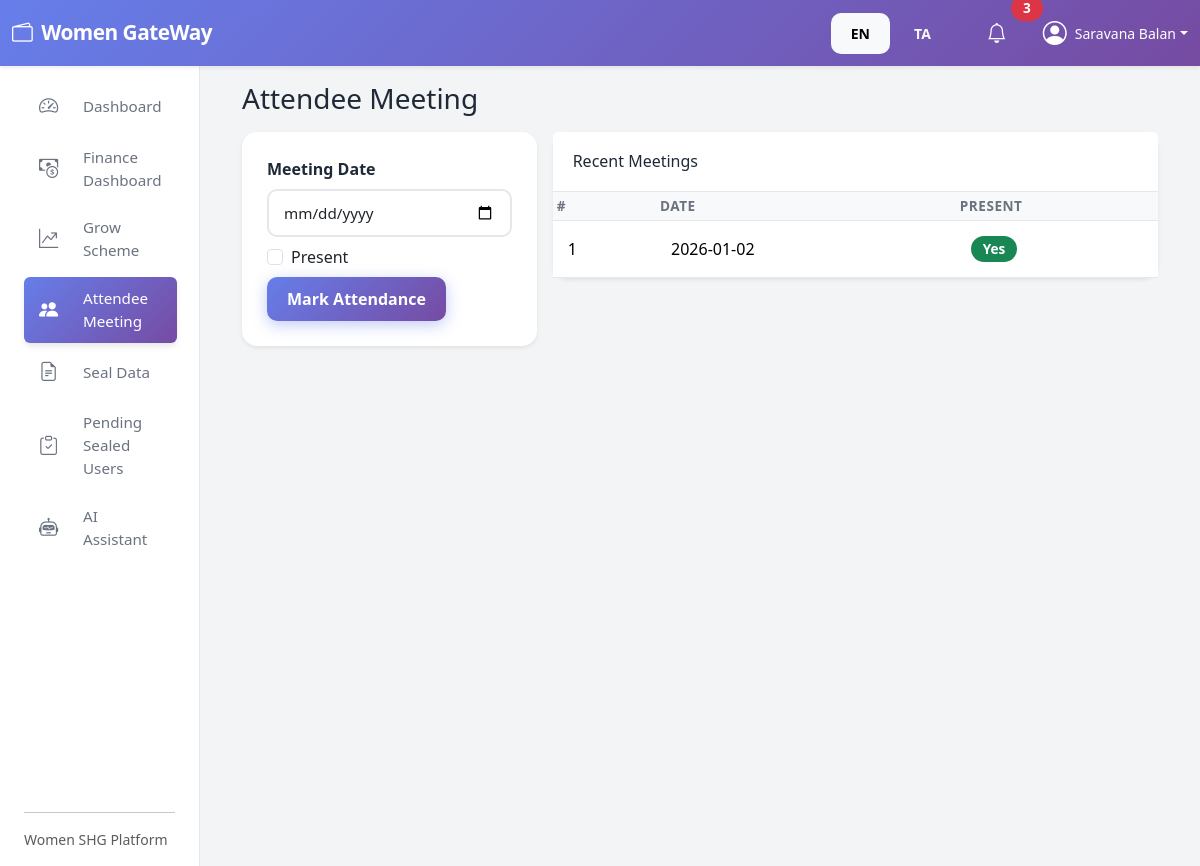
Screenshot of /user/attendance (signed in) with the database file from the repository.
### models.py (models this page shows, shortened)
class User(UserMixin, db.Model):
    __tablename__ = "users"
    id = db.Column(db.Integer, primary_key=True)
    full_name = db.Column(db.String(120), nullable=False)
    email = db.Column(db.String(120), unique=True, nullable=False, index=True)
    phone = db.Column(db.String(20))
    password_hash = db.Column(db.String(255), nullable=False)
    role = db.Column(db.String(20), default="USER", nullable=False)
    aadhaar_number = db.Column(db.String(12))
    pan_number = db.Column(db.String(10))
    address = db.Column(db.String(255))
    bank_account_number = db.Column(db.String(32))
    ifsc_code = db.Column(db.String(20))
    gender = db.Column(db.String(20))
    age = db.Column(db.Integer)
    join_date = db.Column(db.Date, default=date.today)
    join_date = db.Column(db.Date, default=date.today)
    email_verified = db.Column(db.Boolean, default=False)
    savings = db.relationship("Savings", backref="user", lazy="dynamic")
    loans = db.relationship("Loan", backref="user", lazy="dynamic")
    attendance_records = db.relationship("Attendance", backref="user", lazy="dynamic")
    def is_admin(self):
        return self.role.upper() == "ADMIN"

class Attendance(db.Model):
    __tablename__ = "attendance"
    id = db.Column(db.Integer, primary_key=True)
    user_id = db.Column(db.Integer, db.ForeignKey("users.id"), nullable=False)
    meeting_date = db.Column(db.Date, default=date.today, nullable=False)
    present = db.Column(db.Boolean, default=True, nullable=False)

### user.py (the view, shortened to what this page needs)
@user_bp.route("/attendance", methods=["GET", "POST"])
@login_required
def attendee_meeting():
    form = AttendanceForm()
    records = (
        Attendance.query.filter_by(user_id=current_user.id)
        .order_by(Attendance.meeting_date.desc())
        .all()
    )
    return render_template("user/attendee_meeting.html", form=form, records=records)

### forms.py
class AttendanceForm(FlaskForm):
    meeting_date = DateField('Meeting Date', validators=[DataRequired()])
    present = BooleanField('Present')
    submit = SubmitField('Record Attendance')

### templates/user/attendee_meeting.html (shortened to what this page needs)
{% extends "base.html" %}
{% block content %}
<div class="container-fluid">
    <h3 class="mb-3">{{ t('Attendee Meeting') }}</h3>
    <div class="row g-3">
        <div class="col-md-4">
            <div class="card shadow-sm">
                <div class="card-body">
                    <form method="POST">
                        <div class="mb-2">
                            {{ form.meeting_date.label(class="form-label") }}
                            {{ form.meeting_date(class="form-control") }}
                        </div>
                        <div class="form-check mb-2">
                            {{ form.present(class="form-check-input") }}
                            {{ form.present.label(class="form-check-label") }}
                        </div>
                        <button class="btn btn-primary">{{ t('Mark Attendance') }}</button>
                    </form>
                </div>
            </div>
        </div>
        <div class="col-md-8">
            <div class="card shadow-sm">
                <div class="card-header bg-white">
                    <h6 class="mb-0">{{ t('Recent Meetings') }}</h6>
                </div>
                <div class="card-body p-0">
                    <table class="table table-sm mb-0">
                        <thead class="table-light">
                            <tr>
                                <th>#</th>
                                <th>{{ t('Date') }}</th>
                                <th>{{ t('Present') }}</th>
                            </tr>
                        </thead>
                        <tbody>
                            {% for r in records %}
                            <tr>
                                <td>{{ loop.index }}</td>
                                <td>{{ r.meeting_date }}</td>
                                <td>
                                    {% if r.present %}
                                        <span class="badge bg-success">{{ t('Yes') }}</span>
                                    {% else %}
                                        <span class="badge bg-danger">{{ t('No') }}</span>
                                    {% endif %}
                                </td>
                            </tr>
                            {% else %}
                            <tr>
                                <td colspan="3" class="text-center text-muted py-3">
                                    {{ t('No records yet.') }}
                                </td>
                            </tr>
                            {% endfor %}
                        </tbody>
                    </table>
                </div>
            </div>
        </div>
    </div>
</div>
{% endblock %}

### templates/base.html (shortened to what this page needs)
<!doctype html>
<html lang="{{ 'ta' if lang == 'ta' else 'en' }}">
<head>
    <link href="https://cdn.jsdelivr.net/npm/bootstrap@5.3.3/dist/css/bootstrap.min.css" rel="stylesheet">
    <link href="https://cdn.jsdelivr.net/npm/bootstrap-icons@1.11.3/font/bootstrap-icons.css" rel="stylesheet">
</head>
<body class="bg-light">
<nav class="navbar navbar-expand-lg navbar-dark top-navbar shadow-sm">
    <div class="container-fluid">
        <a class="navbar-brand fw-bold" href="#">
            <i class="bi bi-wallet2 me-1"></i> Women GateWay
        </a>
        <div class="d-flex align-items-center ms-auto">
            <div class="me-3">
                <a href="?lang=en" class="btn btn-sm btn-outline-light {% if lang == 'en' %}active{% endif %}">EN</a>
                <a href="?lang=ta" class="btn btn-sm btn-outline-light {% if lang == 'ta' %}active{% endif %}">TA</a>
            </div>
            <button class="btn btn-link text-white position-relative me-3">
                <i class="bi bi-bell fs-5"></i>
                <span class="position-absolute top-0 start-100 translate-middle badge rounded-pill bg-danger">3</span>
            </button>
            {% if current_user.is_authenticated %}
            <div class="dropdown">
                <a class="d-flex align-items-center text-white text-decoration-none dropdown-toggle" href="#" id="profileDropdown" data-bs-toggle="dropdown" aria-expanded="false">
                    <i class="bi bi-person-circle fs-4 me-2"></i>
                    <span class="small">{{ current_user.full_name }}</span>
                </a>
            </div>
            {% endif %}
        </div>
    </div>
</nav>
<div class="container-fluid">
    <div class="row flex-nowrap">
        {% if current_user.is_authenticated %}
        <div class="col-auto col-md-3 col-xl-2 px-sm-2 px-0 sidebar bg-white shadow-sm">
            <div class="d-flex flex-column align-items-sm-start px-3 pt-3 min-vh-100">
                {% if current_user.is_admin() %}
                <ul class="nav nav-pills flex-column mb-sm-auto mb-0 w-100" id="menu">
                    <li class="nav-item">
                        <a href="{{ url_for('admin.admin_dashboard') }}" class="nav-link sidebar-link {% if request.endpoint == 'admin.admin_dashboard' %}active{% endif %}">
                            <i class="bi bi-speedometer2 me-2"></i><span>{{ t('Dashboard') }}</span>
                        </a>
                    </li>
                    <li>
                        <a href="{{ url_for('admin.subadmin_list') }}" class="nav-link sidebar-link {% if 'subadmin' in request.endpoint %}active{% endif %}">
                            <i class="bi bi-people me-2"></i><span>{{ t('Subadmin Management') }}</span>
                        </a>
                    </li>
                    <li>
                        <a href="{{ url_for('admin.durable_payments') }}" class="nav-link sidebar-link {% if 'durable_payments' in request.endpoint %}active{% endif %}">
                            <i class="bi bi-credit-card-2-front me-2"></i><span>{{ t('Durable Payments') }}</span>
                        </a>
                    </li>
                </ul>
                {% else %}
                <ul class="nav nav-pills flex-column mb-sm-auto mb-0 w-100" id="menu-user">
                    <li class="nav-item">
                        <a href="{{ url_for('user.user_dashboard') }}" class="nav-link sidebar-link {% if request.endpoint == 'user.user_dashboard' %}active{% endif %}">
                            <i class="bi bi-speedometer2 me-2"></i><span>{{ t('Dashboard') }}</span>
                        </a>
                    </li>
                    <li>
                        <a href="{{ url_for('user.finance_dashboard') }}" class="nav-link sidebar-link {% if 'finance_dashboard' in request.endpoint %}active{% endif %}">
                            <i class="bi bi-cash-coin me-2"></i><span>{{ t('Finance Dashboard') }}</span>
                        </a>
                    </li>
                    <li>
                        <a href="{{ url_for('user.grow_scheme') }}" class="nav-link sidebar-link {% if 'grow_scheme' in request.endpoint %}active{% endif %}">
                            <i class="bi bi-graph-up-arrow me-2"></i><span>{{ t('Grow Scheme') }}</span>
                        </a>
                    </li>
                    <li>
                        <a href="{{ url_for('user.attendee_meeting') }}" class="nav-link sidebar-link {% if 'attendee_meeting' in request.endpoint %}active{% endif %}">
                            <i class="bi bi-people-fill me-2"></i><span>{{ t('Attendee Meeting') }}</span>
                        </a>
                    </li>
                    <li>
                        <a href="{{ url_for('user.seal_data') }}" class="nav-link sidebar-link {% if 'seal_data' in request.endpoint %}active{% endif %}">
                            <i class="bi bi-file-earmark-text me-2"></i><span>{{ t('Seal Data') }}</span>
                        </a>
                    </li>
                    <li>
                        <a href="{{ url_for('user.pending_sealed') }}" class="nav-link sidebar-link {% if 'pending_sealed' in request.endpoint %}active{% endif %}">
                            <i class="bi bi-clipboard-check me-2"></i><span>{{ t('Pending Sealed Users') }}</span>
                        </a>
                    </li>
                    <li>
                        <a href="{{ url_for('user.bot') }}" class="nav-link sidebar-link {% if 'bot' in request.endpoint %}active{% endif %}">
                            <i class="bi bi-robot me-2"></i><span>{{ t('AI Assistant') }}</span>
                        </a>
                    </li>
                </ul>
                {% endif %}
                <hr class="w-100">
                <p class="small text-muted mb-3">Women SHG Platform</p>
            </div>
        </div>
        {% endif %}
        <main class="col py-3 main-content">
            {% block content %}{% endblock %}
        </main>
    </div>
</div>
</body>
</html>

### templates/base.html (style rules this page uses)
:root { --primary-gradient: linear-gradient(135deg, #667eea 0%, #764ba2 100%); --primary-color: #667eea; --secondary-color: #764ba2; --success-color: #10b981; --warning-color: #f59e0b; --danger-color: #ef4444; --info-color: #3b82f6; --text-primary: #1f2937; --text-secondary: #6b7280; --bg-light: #f9fafb; --bg-lighter: #f3f4f6; --border-color: #e5e7eb; --shadow-sm: 0 1px 2px 0 rgba(0, 0, 0, 0.05); --shadow-md: 0 4px 6px -1px rgba(0, 0, 0, 0.1); --shadow-lg: 0 10px 15px -3px rgba(0, 0, 0, 0.1); }
* { margin: 0; padding: 0; box-sizing: border-box; }
body { font-family: 'Segoe UI', Tahoma, Geneva, Verdana, sans-serif; color: var(--text-primary); background-color: var(--bg-lighter); }
.top-navbar { background: var(--primary-gradient); box-shadow: var(--shadow-md); border-bottom: none; }
.top-navbar .navbar-brand { font-size: 1.3rem; font-weight: 700; letter-spacing: -0.5px; }
.top-navbar .btn-link { color: white !important; text-decoration: none; }
.sidebar { background-color: white; border-right: 1px solid var(--border-color); box-shadow: var(--shadow-sm); min-height: 100vh; }
.sidebar-link { color: var(--text-secondary); border-radius: 10px; padding: 10px 15px; margin-bottom: 5px; display: flex; align-items: center; gap: 12px; font-size: 0.95rem; font-weight: 500; transition: all 0.3s ease; text-decoration: none; }
.sidebar-link i { font-size: 1.2rem; min-width: 24px; }
.sidebar-link.active { background: var(--primary-gradient); color: white; box-shadow: var(--shadow-md); }
.main-content { background-color: var(--bg-lighter); min-height: calc(100vh - 56px); padding: 30px; }
.card { border: none; border-radius: 15px; box-shadow: var(--shadow-md); transition: all 0.3s ease; }
.card-header { background-color: white; border-bottom: 1px solid var(--border-color); border-radius: 15px 15px 0 0; padding: 20px; font-weight: 600; color: var(--text-primary); }
.card-body { padding: 25px; }
.table { color: var(--text-primary); }
.table thead { background-color: var(--bg-light); }
.table thead th { border-color: var(--border-color); font-weight: 600; color: var(--text-secondary); text-transform: uppercase; font-size: 0.85rem; letter-spacing: 0.5px; }
.table tbody td { border-color: var(--border-color); padding: 15px; vertical-align: middle; }
.form-label { font-weight: 600; color: var(--text-primary); margin-bottom: 8px; }
.form-control, .form-select { border: 2px solid var(--border-color); border-radius: 10px; padding: 11px 15px; font-size: 0.95rem; transition: all 0.3s ease; }
.btn { border-radius: 10px; font-weight: 600; padding: 10px 20px; transition: all 0.3s ease; border: none; }
.btn-primary { background: var(--primary-gradient); color: white; box-shadow: 0 4px 15px rgba(102, 126, 234, 0.4); }
.badge { padding: 6px 12px; border-radius: 20px; font-weight: 600; font-size: 0.85rem; }

### rows the page displays
User: full_name "Saravana Balan"
Attendance: meeting_date "2026-01-02", t "Yes"

### other values shown
{{ t('Dashboard') }} "Dashboard"
{{ t('Finance Dashboard') }} "Finance Dashboard"
{{ t('Grow Scheme') }} "Grow Scheme"
{{ t('Attendee Meeting') }} "Attendee Meeting"
{{ t('Seal Data') }} "Seal Data"
{{ t('Pending Sealed Users') }} "Pending Sealed Users"
{{ t('AI Assistant') }} "AI Assistant"
{{ t('Mark Attendance') }} "Mark Attendance"
{{ t('Recent Meetings') }} "Recent Meetings"
{{ t('Date') }} "DATE"
{{ t('Present') }} "PRESENT"
